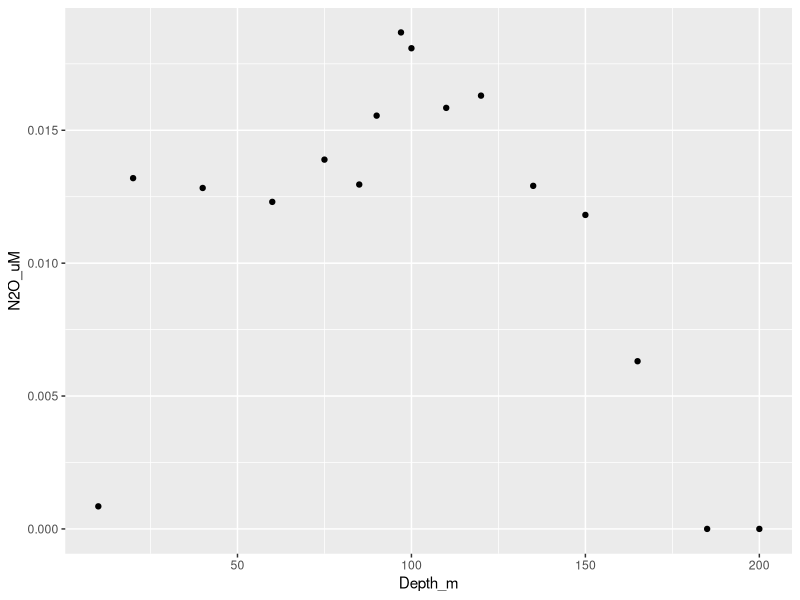

The R script that drew this image: (Note: this script raises an error after producing the figure.)
#Libraries
library("tidyverse")

#Codes

#load data
read.table(file="Saanich.metadata.txt", header=TRUE, row.names = 1, sep="\t", na.strings="NAN")
#to name a variable,  "variable name" = read.table and so forth

metadata = read.table(file="Saanich.metadata.txt", header=TRUE, row.names = 1, sep="\t", na.strings="NAN")
OTU = read.table(file="Saanich.OTU.txt", header=TRUE, row.names = 1, sep="\t", na.strings="NAN")

# to look at the values of the oxygen (O2) in our water samples.
metadata %>% 
  select(O2_uM) # this pulls out the variable of interest and prints it out


#  we didn’t know the exact name of the column with oxygen data in it, we could select all variables the contain “O2” or “oxygen”
# You can also generalize using logical phrases such as starts_with, ends_with, or contains.
metadata %>% 
  select(matches("O2|oxygen")) # good for data not your own, | means or = good for exploratory process and checking to ensure that you've named your variables consistantanly 

# Filter functions similarly to select only on rows instead of columns
metadata %>% 
  filter(O2_uM == 0)

#If we wanted to just see which depths have no oxygen, we can combine filter and select with a pipe.

metadata %>% 
  filter(O2_uM == 0) %>% 
  select(Depth_m)

#For comparison, to accomplish the same thing in base R, you would use the following.
metadata[metadata$O2_uM == 0, "Depth_m"]

# to create to variable, use the function/ verb: mutate
metadata %>% 
  mutate(N2O_uM = N2O_nM/1000)

# mutate keeps all of the data in addition to the new variable. 
#If we only want to keep our newly calculated variable, we use transmute instead.

metadata %>% 
  transmute(N2O_uM = N2O_nM/1000)

# transmutate is better --> In this way, you do not alter your original data (which you should never do) 
#and you do not clutter your R environment with many nearly identical data frames (which would happen if you made a new object like metadata_all_uM).

metadata %>% 
  mutate(N2O_uM = N2O_nM/1000) %>% 
  ggplot() + geom_point(aes(x=Depth_m, y=N2O_uM))


metadata %>% 
  select(("N2O_nM,Std_N2O_nM,CH4_nM,Std_CH4_nM"))



#shows that you should never put the units in the same cell as the value
metadata %>% 
  select(matches("temp"))



#Exercise 1

metadata = read.table(file="Saanich.metadata.txt", header=TRUE, row.names = 1, sep="\t", na.strings="NAN")
OTU = read.table(file="Saanich.OTU.txt", header=TRUE, row.names = 1, sep="\t", na.strings="NAN")

#Exercise 2

metadata %>% rownames_to_column('sample') %>% 
  filter(CH4_nM > 100) %>% 
  filter(Temperature_C < 10) %>%
  column_to_rownames('sample') %>% 
  select(Depth_m,CH4_nM,Temperature_C)




#Exercise 3

nM_to_uM_Metadata_coversion <-metadata %>% rownames_to_column('sample') %>% 
  select(matches("nM"), matches('sample')) %>% 
  mutate(N2O_uM = N2O_nM/1000, Std_N2O_uM = Std_N2O_nM/1000, CH4_uM = CH4_nM/1000, Std_CH4_uM = Std_CH4_nM/1000) %>% 
  column_to_rownames('sample') %>% 
  View


  